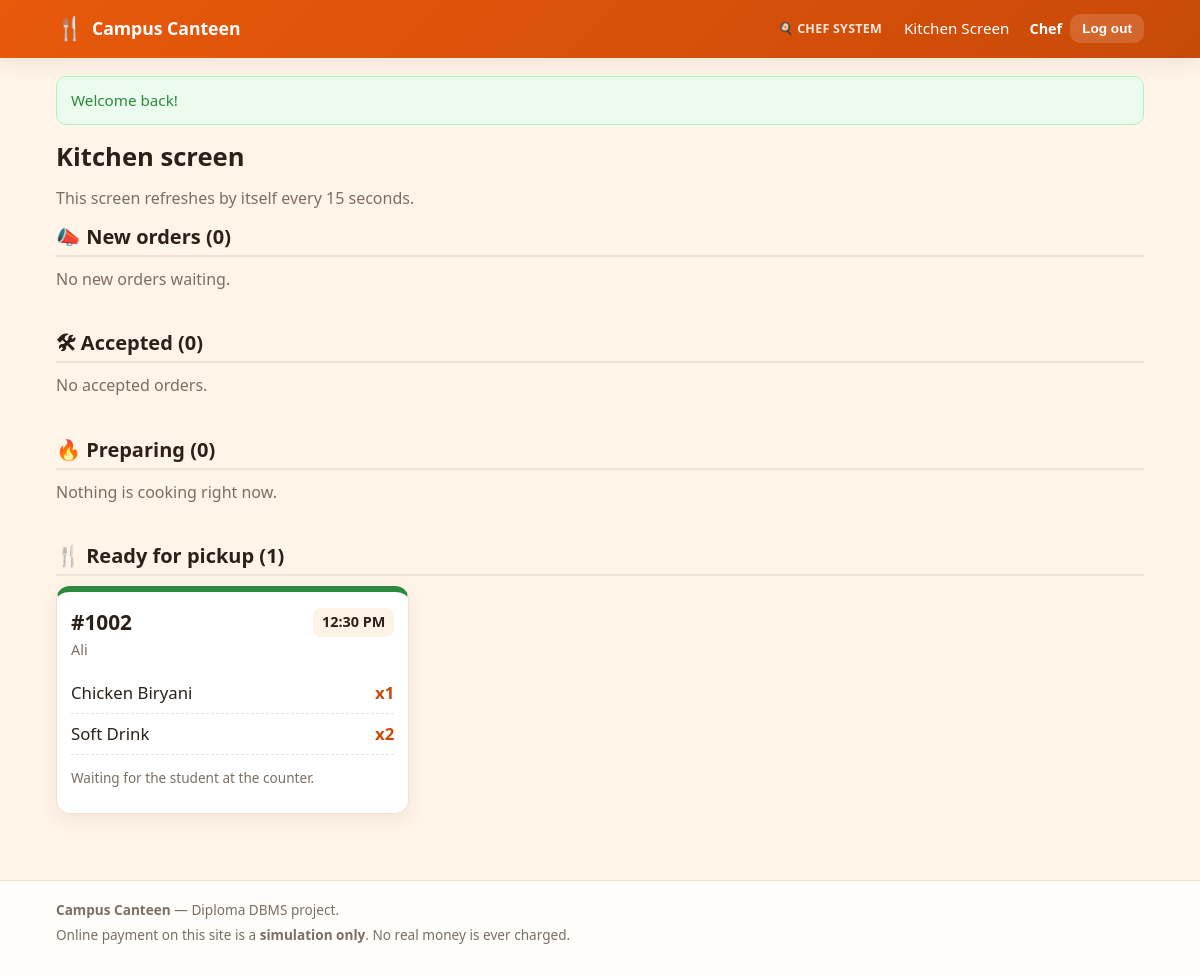
/chef/kitchen.php (signed in), run on the app's committed database.
### tables this page shows
CREATE TABLE users (
    user_id        INT UNSIGNED NOT NULL AUTO_INCREMENT,
    full_name      VARCHAR(100) NOT NULL,
    email          VARCHAR(150) NOT NULL,
    phone          VARCHAR(20)  DEFAULT NULL,
    password_hash  VARCHAR(255) NOT NULL,
    role           ENUM('student','manager','chef') NOT NULL DEFAULT 'student',
    is_active      TINYINT(1)   NOT NULL DEFAULT 1,
    created_at     TIMESTAMP    NOT NULL DEFAULT CURRENT_TIMESTAMP,
    PRIMARY KEY (user_id),
    UNIQUE KEY uq_users_email (email),
    KEY idx_users_role (role)
);

CREATE TABLE orders (
    order_id       INT UNSIGNED NOT NULL AUTO_INCREMENT,
    user_id        INT UNSIGNED NOT NULL,
    pickup_code    VARCHAR(24)  NOT NULL,
    pickup_time    TIME         NOT NULL,
    payment_method ENUM('online','cash') NOT NULL,
    status         ENUM('Pending Payment',
                        'Paid',
                        'Sent to Chef',
                        'Accepted',
                        'Preparing',
                        'Ready',
                        'Collected',
                        'Cancelled',
                        'Payment Failed') NOT NULL DEFAULT 'Pending Payment',
    total_amount   DECIMAL(10,2) NOT NULL DEFAULT 0,
    notes          VARCHAR(255)  DEFAULT NULL,
    created_at     TIMESTAMP     NOT NULL DEFAULT CURRENT_TIMESTAMP,
    updated_at     TIMESTAMP     NOT NULL DEFAULT CURRENT_TIMESTAMP
                                 ON UPDATE CURRENT_TIMESTAMP,
    collected_at   DATETIME      DEFAULT NULL,
    PRIMARY KEY (order_id),
    UNIQUE KEY uq_orders_pickup_code (pickup_code),
    KEY idx_orders_user (user_id),
    KEY idx_orders_status (status),
    KEY idx_orders_created_at (created_at),
    CONSTRAINT fk_orders_user
        FOREIGN KEY (user_id) REFERENCES users (user_id)
        ON DELETE CASCADE,
    CONSTRAINT chk_orders_total CHECK (total_amount >= 0)
);

CREATE TABLE order_items (
    order_item_id INT UNSIGNED NOT NULL AUTO_INCREMENT,
    order_id      INT UNSIGNED NOT NULL,
    item_id       INT UNSIGNED DEFAULT NULL,
    item_name     VARCHAR(100) NOT NULL,
    unit_price    DECIMAL(10,2) NOT NULL,
    quantity      INT UNSIGNED NOT NULL,
    line_total    DECIMAL(10,2) NOT NULL,
    PRIMARY KEY (order_item_id),
    KEY idx_order_items_order (order_id),
    CONSTRAINT fk_order_items_order
        FOREIGN KEY (order_id) REFERENCES orders (order_id)
        ON DELETE CASCADE,
    CONSTRAINT fk_order_items_item
        FOREIGN KEY (item_id) REFERENCES menu_items (item_id)
        ON DELETE SET NULL,
    CONSTRAINT chk_order_items_quantity CHECK (quantity BETWEEN 1 AND 50),
    CONSTRAINT chk_order_items_price    CHECK (unit_price >= 0),
    CONSTRAINT chk_order_items_total    CHECK (line_total >= 0)
);

### includes/functions.php (called while the page is built, shortened)
<?php
function db_run(string $sql, array $params = []): PDOStatement
{
    global $conn;
    $stmt = $conn->prepare($sql);
    $stmt->execute($params);
    return $stmt;
}
function db_all(string $sql, array $params = []): array
{
    return db_run($sql, $params)->fetchAll();
}
function db_row(string $sql, array $params = []): ?array
{
    $row = db_run($sql, $params)->fetch();
    return $row === false ? null : $row;
}
function e($value): string
{
    return htmlspecialchars((string)$value, ENT_QUOTES, 'UTF-8');
}
function url(string $path = ''): string
{
    return BASE_PATH . '/' . ltrim($path, '/');
}
function format_time(?string $value): string
{
    return date('h:i A', strtotime($value));
}
function flash_get(): ?array
{
    $message = $_SESSION['flash'];
    return $message;
}
function short_name(?string $full_name): string
{
    $parts = preg_split('/\s+/', trim((string)$full_name));
    return $parts[0] ?? '';
}

### includes/auth.php (called while the page is built, shortened)
<?php
function current_user(): ?array
{
    static $cached = false;
    static $user   = null;
    if ($cached) {
        return $user;
    }
    $cached = true;
    $user_id = (int)($_SESSION['user_id'] ?? 0);
    $user = db_row(
        'SELECT user_id, full_name, email, role FROM users WHERE user_id = ? AND is_active = 1',
        [$user_id]
    );
    return $user;
}
function require_login(): array
{
    $user = current_user();
    return $user;
}
function require_role(string $role): array
{
    $user = require_login();
    return $user;
}

### chef/kitchen.php (the view, shortened to what this page needs)
<?php
require_once __DIR__ . '/../includes/config.php';
require_once __DIR__ . '/../includes/functions.php';
require_once __DIR__ . '/../includes/auth.php';
$me = require_role('chef');
$orders = db_all(
    'SELECT o.order_id, o.status, o.pickup_time, o.notes, o.created_at, u.full_name
     FROM orders o
     JOIN users u ON u.user_id = o.user_id
     WHERE o.status IN ("Sent to Chef", "Accepted", "Preparing", "Ready")
     ORDER BY o.created_at ASC'
);
$items_by_order = [];
if ($orders) {
    $ids = array_map(function ($o) { return (int)$o['order_id']; }, $orders);
    $in  = implode(',', array_fill(0, count($ids), '?'));
    foreach (db_all("SELECT order_id, item_name, quantity FROM order_items WHERE order_id IN ($in) ORDER BY order_item_id", $ids) as $row) {
        $items_by_order[(int)$row['order_id']][] = $row;
    }
}
function group_by_status(array $orders, string $status): array
{
    return array_values(array_filter($orders, function ($order) use ($status) {
        return $order['status'] === $status;
    }));
}
require __DIR__ . '/../includes/header.php';
?>
<div data-autorefresh="15">
  <h1>Kitchen screen</h1>
  <p class="muted">This screen refreshes by itself every 15 seconds.</p>
  <?php if (!$orders): ?>
    <?php empty_state('The kitchen is clear', 'New orders will appear here as soon as the manager sends them.'); ?>
  <?php else: ?>
    <section class="kitchen-section">
      <h2>&#128227; New orders (<?= count(group_by_status($orders, 'Sent to Chef')) ?>)</h2>
      <?php $list = group_by_status($orders, 'Sent to Chef'); ?>
      <?php if (!$list): ?>
        <p class="muted">No new orders waiting.</p>
      <?php endif; ?>
    </section>
    <section class="kitchen-section">
      <h2>&#128736; Accepted (<?= count(group_by_status($orders, 'Accepted')) ?>)</h2>
      <?php $list = group_by_status($orders, 'Accepted'); ?>
      <?php if (!$list): ?>
        <p class="muted">No accepted orders.</p>
      <?php endif; ?>
    </section>
    <section class="kitchen-section">
      <h2>&#128293; Preparing (<?= count(group_by_status($orders, 'Preparing')) ?>)</h2>
      <?php $list = group_by_status($orders, 'Preparing'); ?>
      <?php if (!$list): ?>
        <p class="muted">Nothing is cooking right now.</p>
      <?php endif; ?>
    </section>
    <section class="kitchen-section">
      <h2>&#127860; Ready for pickup (<?= count(group_by_status($orders, 'Ready')) ?>)</h2>
      <?php $list = group_by_status($orders, 'Ready'); ?>
      <div class="kitchen-grid">
        <?php foreach ($list as $order): $oid = (int)$order['order_id']; ?>
          <div class="kitchen-card k-ready">
            <div class="kitchen-head">
              <span class="kitchen-num">#<?= $oid ?></span>
              <span class="kitchen-time"><?= e(format_time($order['pickup_time'])) ?></span>
            </div>
            <p class="kitchen-cust"><?= e(short_name($order['full_name'])) ?></p>
            <ul class="kitchen-items">
              <?php foreach ($items_by_order[$oid] ?? [] as $line): ?>
                <li><span><?= e($line['item_name']) ?></span> <b>x<?= (int)$line['quantity'] ?></b></li>
              <?php endforeach; ?>
            </ul>
            <p class="muted small">Waiting for the student at the counter.</p>
          </div>
        <?php endforeach; ?>
      </div>
    </section>
  <?php endif; ?>
</div>
<?php require __DIR__ . '/../includes/footer.php'; ?>

### includes/header.php (shortened to what this page needs)
<?php
$me     = current_user();
?>
<!DOCTYPE html>
<html lang="en">
<head>
<link rel="stylesheet" href="<?= e(url('assets/css/style.css')) ?>">
</head>
<body<?= isset($body_class) && $body_class !== '' ? ' class="' . e($body_class) . '"' : ''; ?>>
<header class="site-header">
  <div class="container header-inner">
    <a class="brand" href="<?= e(url('index.php')) ?>">
      <span class="brand-icon">&#127860;</span>
      <span><?= e(APP_NAME) ?></span>
    </a>
    <nav class="main-nav">
      <?php if ($me === null): ?>
        <a href="<?= e(url('index.php')) ?>">Home</a>
        <a href="<?= e(url('student/menu.php')) ?>">Menu</a>
        <a class="btn btn-small btn-outline" href="<?= e(url('student/login.php')) ?>">Student login</a>
        <a class="btn btn-small btn-staff" href="<?= e(url('staff/login.php')) ?>">Staff</a>
        <a class="btn btn-small btn-chef" href="<?= e(url('chef/login.php')) ?>">Chef</a>
      <?php elseif ($me['role'] === 'chef'): ?>
        <span class="nav-system">&#127859; Chef System</span>
        <a href="<?= e(url('chef/kitchen.php')) ?>">Kitchen Screen</a>
      <?php endif; ?>
    </nav>
    <?php if ($me !== null): ?>
      <div class="user-box">
        <span class="user-name"><?= e(short_name($me['full_name'])) ?></span>
        <form method="post" action="<?= e(url('logout.php')) ?>" class="inline-form">
          <button class="btn btn-small btn-ghost" type="submit">Log out</button>
        </form>
      </div>
    <?php endif; ?>
  </div>
</header>
<main class="container page">
<?php $flash = flash_get(); ?>
<?php if ($flash !== null): ?>
  <div class="alert alert-<?= e($flash['type']) ?>"><?= e($flash['message']) ?></div>
<?php endif; ?>

### assets/css/style.css (style rules this page uses)
:root { --orange: #e8590c; --orange-dark: #c94a08; --green: #2b8a3e; --green-dark: #237033; --red: #c92a2a; --blue: #1971c2; --ink: #2b2118; --muted: #7b6f63; --paper: #fffdf9; --cream: #fff4e8; --line: #f0e2d3; --radius: 14px; --shadow: 0 6px 18px rgba(90, 60, 30, .08); }
* { box-sizing: border-box; }
body { margin: 0; font-family: "Segoe UI", Tahoma, Arial, sans-serif; color: var(--ink); background: var(--cream); line-height: 1.55; }
h1, h2, h3 { line-height: 1.25; margin: 0 0 .5em; }
h1 { font-size: 1.6rem; }
h2 { font-size: 1.25rem; }
p { margin: 0 0 .8em; }
a { color: var(--orange-dark); }
.container { width: 100%; max-width: 1120px; margin: 0 auto; padding: 0 16px; }
.page { padding: 18px 16px 40px; min-height: 60vh; }
.muted { color: var(--muted); }
.small { font-size: .85rem; }
.site-header { background: linear-gradient(135deg, var(--orange), var(--orange-dark)); color: #fff; box-shadow: var(--shadow); position: sticky; top: 0; z-index: 20; }
.header-inner { display: flex; align-items: center; flex-wrap: wrap; gap: 10px; padding-top: 10px; padding-bottom: 10px; }
.brand { color: #fff; text-decoration: none; font-weight: 700; font-size: 1.1rem; display: flex; align-items: center; gap: 8px; margin-right: auto; }
.brand-icon { font-size: 1.4rem; }
.main-nav { display: flex; flex-wrap: wrap; align-items: center; gap: 6px; }
.main-nav a { color: #fff; text-decoration: none; padding: 7px 10px; border-radius: 8px; font-size: .95rem; }
.user-box { display: flex; align-items: center; gap: 8px; }
.user-name { font-weight: 600; font-size: .9rem; }
.inline-form { display: inline; }
.btn { display: inline-block; border: 0; border-radius: 10px; padding: 11px 18px; font-size: 1rem; font-weight: 600; text-decoration: none; text-align: center; cursor: pointer; background: var(--orange); color: #fff; transition: background .15s ease, transform .05s ease; }
.btn-small { padding: 7px 12px; font-size: .85rem; }
.btn-ghost { background: rgba(255,255,255,.15); color: #fff; }
.menu-grid, .stat-grid, .kitchen-grid { display: grid; gap: 14px; grid-template-columns: repeat(auto-fill, minmax(230px, 1fr)); }
.alert { border-radius: 10px; padding: 12px 14px; margin-bottom: 16px; border: 1px solid transparent; font-size: .95rem; }
.alert-success { background: #ebfbee; color: #2b8a3e; border-color: #b2f2bb; }
.kitchen-grid { grid-template-columns: 1fr; }
@media (min-width: 760px) { .kitchen-grid { grid-template-columns: repeat(auto-fill, minmax(300px, 1fr)); } }
.kitchen-card { background: #fff; border: 1px solid var(--line); border-top: 6px solid var(--orange); border-radius: var(--radius); box-shadow: var(--shadow); padding: 14px; }
.kitchen-card.k-ready { border-top-color: var(--green); }
.kitchen-head { display: flex; justify-content: space-between; align-items: center; gap: 8px; }
.kitchen-num { font-size: 1.3rem; font-weight: 800; }
.kitchen-time { background: #fdf3e7; border-radius: 8px; padding: 3px 9px; font-weight: 700; font-size: .9rem; }
.kitchen-items { list-style: none; margin: 12px 0; padding: 0; }
.kitchen-items li { display: flex; justify-content: space-between; gap: 10px; padding: 7px 0; border-bottom: 1px dashed var(--line); font-size: 1.05rem; }
.kitchen-items li b { color: var(--orange-dark); }
.kitchen-cust { color: var(--muted); font-size: .9rem; }
.kitchen-section { margin-bottom: 26px; }
.kitchen-section > h2 { display: flex; align-items: center; gap: 8px; padding-bottom: 6px; border-bottom: 2px solid var(--line); }
.nav-system { font-size: .78rem; font-weight: 700; letter-spacing: .02em; text-transform: uppercase; opacity: .85; align-self: center; margin-right: 6px; white-space: nowrap; }

### data on the page
users: full_name "Chef"
orders: status "0", status "1", order_id "1002", pickup_time "12:30 PM", user.full_name "Ali"
order_items: item_name "Chicken Biryani", quantity "1"
order_items: item_name "Soft Drink", quantity "2"

### other printed values
APP_NAME "Campus Canteen"
$flash['message'] "Welcome back!"
